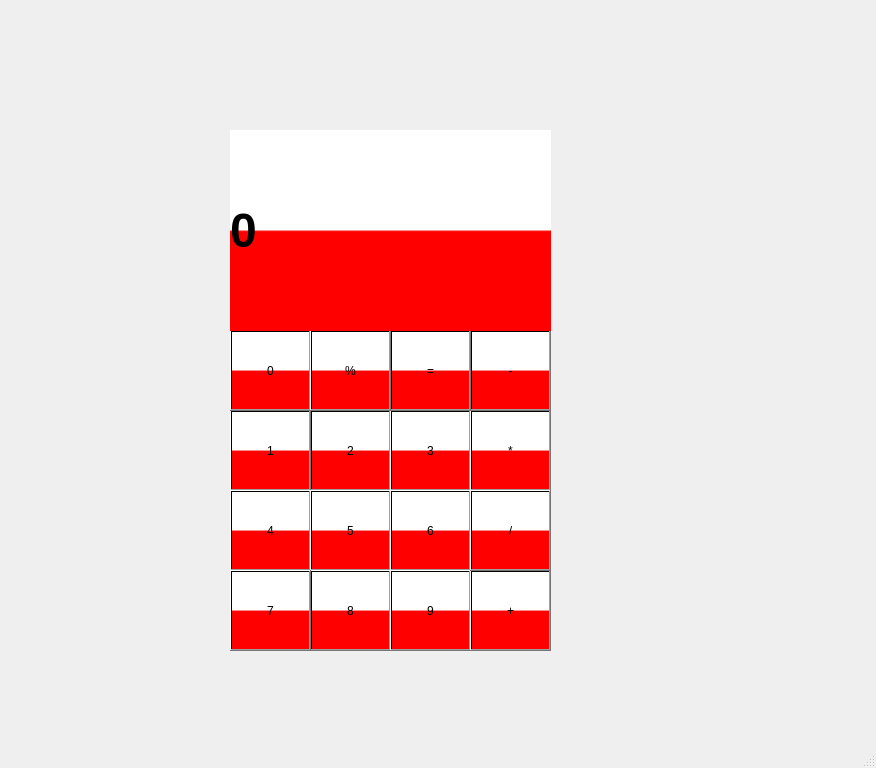
<?xml version="1.0" encoding="UTF-8"?>
<ui version="4.0">
 <class>MainWindow</class>
 <widget class="QMainWindow" name="MainWindow">
  <property name="geometry">
   <rect>
    <x>0</x>
    <y>0</y>
    <width>876</width>
    <height>768</height>
   </rect>
  </property>
  <property name="windowTitle">
   <string>MainWindow</string>
  </property>
  <widget class="QWidget" name="centralwidget">
   <widget class="QGroupBox" name="groupBox">
    <property name="geometry">
     <rect>
      <x>230</x>
      <y>130</y>
      <width>321</width>
      <height>521</height>
     </rect>
    </property>
    <property name="styleSheet">
     <string notr="true">
background-color: qlineargradient(spread:pad, x1:0, y1:0, x2:0, y2:1, stop:0 rgba(255, 255, 255, 255), stop:0.495 rgba(255, 255, 255, 255), stop:0.505 rgba(255, 0, 0, 255), stop:1 rgba(255, 0, 0, 255));</string>
    </property>
    <property name="title">
     <string>GODDAMN It's Calculator</string>
    </property>
    <widget class="QPushButton" name="btn2">
     <property name="geometry">
      <rect>
       <x>80</x>
       <y>280</y>
       <width>81</width>
       <height>81</height>
      </rect>
     </property>
     <property name="styleSheet">
      <string notr="true">font: 75 26pt &quot;MS Shell Dlg 2&quot;;
</string>
     </property>
     <property name="text">
      <string>2</string>
     </property>
    </widget>
    <widget class="QPushButton" name="btn1">
     <property name="geometry">
      <rect>
       <x>0</x>
       <y>280</y>
       <width>81</width>
       <height>81</height>
      </rect>
     </property>
     <property name="toolTip">
      <string>&lt;html&gt;&lt;head/&gt;&lt;body&gt;&lt;p&gt;&lt;br/&gt;&lt;/p&gt;&lt;/body&gt;&lt;/html&gt;</string>
     </property>
     <property name="styleSheet">
      <string notr="true">font: 26pt &quot;MS Shell Dlg 2&quot;;
</string>
     </property>
     <property name="text">
      <string>1</string>
     </property>
    </widget>
    <widget class="QPushButton" name="btn3">
     <property name="geometry">
      <rect>
       <x>160</x>
       <y>280</y>
       <width>81</width>
       <height>81</height>
      </rect>
     </property>
     <property name="toolTip">
      <string>&lt;html&gt;&lt;head/&gt;&lt;body&gt;&lt;p&gt;&lt;br/&gt;&lt;/p&gt;&lt;/body&gt;&lt;/html&gt;</string>
     </property>
     <property name="styleSheet">
      <string notr="true">font: 75 22pt &quot;MS Shell Dlg 2&quot;;
c</string>
     </property>
     <property name="text">
      <string>3</string>
     </property>
    </widget>
    <widget class="QPushButton" name="btnumno">
     <property name="geometry">
      <rect>
       <x>240</x>
       <y>280</y>
       <width>81</width>
       <height>81</height>
      </rect>
     </property>
     <property name="toolTip">
      <string>&lt;html&gt;&lt;head/&gt;&lt;body&gt;&lt;p&gt;&lt;br/&gt;&lt;/p&gt;&lt;/body&gt;&lt;/html&gt;</string>
     </property>
     <property name="styleSheet">
      <string notr="true">font: 26pt &quot;MS Shell Dlg 2&quot;;
</string>
     </property>
     <property name="text">
      <string>*</string>
     </property>
    </widget>
    <widget class="QPushButton" name="btn4">
     <property name="geometry">
      <rect>
       <x>0</x>
       <y>360</y>
       <width>81</width>
       <height>81</height>
      </rect>
     </property>
     <property name="toolTip">
      <string>&lt;html&gt;&lt;head/&gt;&lt;body&gt;&lt;p&gt;&lt;br/&gt;&lt;/p&gt;&lt;/body&gt;&lt;/html&gt;</string>
     </property>
     <property name="styleSheet">
      <string notr="true">font: 75 22pt &quot;MS Shell Dlg 2&quot;;</string>
     </property>
     <property name="text">
      <string>4</string>
     </property>
    </widget>
    <widget class="QPushButton" name="btn5">
     <property name="geometry">
      <rect>
       <x>80</x>
       <y>360</y>
       <width>81</width>
       <height>81</height>
      </rect>
     </property>
     <property name="toolTip">
      <string>&lt;html&gt;&lt;head/&gt;&lt;body&gt;&lt;p&gt;&lt;br/&gt;&lt;/p&gt;&lt;/body&gt;&lt;/html&gt;</string>
     </property>
     <property name="styleSheet">
      <string notr="true">font: 75 22pt &quot;MS Shell Dlg 2&quot;;</string>
     </property>
     <property name="text">
      <string>5</string>
     </property>
    </widget>
    <widget class="QPushButton" name="btn6">
     <property name="geometry">
      <rect>
       <x>160</x>
       <y>360</y>
       <width>81</width>
       <height>81</height>
      </rect>
     </property>
     <property name="toolTip">
      <string>&lt;html&gt;&lt;head/&gt;&lt;body&gt;&lt;p&gt;&lt;br/&gt;&lt;/p&gt;&lt;/body&gt;&lt;/html&gt;</string>
     </property>
     <property name="styleSheet">
      <string notr="true">font: 75 22pt &quot;MS Shell Dlg 2&quot;;</string>
     </property>
     <property name="text">
      <string>6</string>
     </property>
    </widget>
    <widget class="QPushButton" name="btn8">
     <property name="geometry">
      <rect>
       <x>80</x>
       <y>440</y>
       <width>81</width>
       <height>81</height>
      </rect>
     </property>
     <property name="toolTip">
      <string>&lt;html&gt;&lt;head/&gt;&lt;body&gt;&lt;p&gt;&lt;br/&gt;&lt;/p&gt;&lt;/body&gt;&lt;/html&gt;</string>
     </property>
     <property name="styleSheet">
      <string notr="true">font: 75 22pt &quot;MS Shell Dlg 2&quot;;</string>
     </property>
     <property name="text">
      <string>8</string>
     </property>
    </widget>
    <widget class="QPushButton" name="btn7">
     <property name="geometry">
      <rect>
       <x>0</x>
       <y>440</y>
       <width>81</width>
       <height>81</height>
      </rect>
     </property>
     <property name="toolTip">
      <string>&lt;html&gt;&lt;head/&gt;&lt;body&gt;&lt;p&gt;&lt;br/&gt;&lt;/p&gt;&lt;/body&gt;&lt;/html&gt;</string>
     </property>
     <property name="styleSheet">
      <string notr="true">font: 75 22pt &quot;MS Shell Dlg 2&quot;;</string>
     </property>
     <property name="text">
      <string>7</string>
     </property>
    </widget>
    <widget class="QPushButton" name="btn9">
     <property name="geometry">
      <rect>
       <x>160</x>
       <y>440</y>
       <width>81</width>
       <height>81</height>
      </rect>
     </property>
     <property name="toolTip">
      <string>&lt;html&gt;&lt;head/&gt;&lt;body&gt;&lt;p&gt;&lt;br/&gt;&lt;/p&gt;&lt;/body&gt;&lt;/html&gt;</string>
     </property>
     <property name="styleSheet">
      <string notr="true">font: 75 22pt &quot;MS Shell Dlg 2&quot;;</string>
     </property>
     <property name="text">
      <string>9</string>
     </property>
    </widget>
    <widget class="QPushButton" name="btnplus">
     <property name="geometry">
      <rect>
       <x>240</x>
       <y>440</y>
       <width>81</width>
       <height>81</height>
      </rect>
     </property>
     <property name="toolTip">
      <string>&lt;html&gt;&lt;head/&gt;&lt;body&gt;&lt;p&gt;&lt;br/&gt;&lt;/p&gt;&lt;/body&gt;&lt;/html&gt;</string>
     </property>
     <property name="styleSheet">
      <string notr="true">font: 75 22pt &quot;MS Shell Dlg 2&quot;;</string>
     </property>
     <property name="text">
      <string>+</string>
     </property>
    </widget>
    <widget class="QPushButton" name="btnR1">
     <property name="geometry">
      <rect>
       <x>240</x>
       <y>360</y>
       <width>81</width>
       <height>81</height>
      </rect>
     </property>
     <property name="toolTip">
      <string>&lt;html&gt;&lt;head/&gt;&lt;body&gt;&lt;p&gt;&lt;br/&gt;&lt;/p&gt;&lt;/body&gt;&lt;/html&gt;</string>
     </property>
     <property name="styleSheet">
      <string notr="true">font: 75 22pt &quot;MS Shell Dlg 2&quot;;</string>
     </property>
     <property name="text">
      <string>/</string>
     </property>
    </widget>
    <widget class="QPushButton" name="btn0">
     <property name="geometry">
      <rect>
       <x>0</x>
       <y>200</y>
       <width>81</width>
       <height>81</height>
      </rect>
     </property>
     <property name="toolTip">
      <string>&lt;html&gt;&lt;head/&gt;&lt;body&gt;&lt;p&gt;&lt;br/&gt;&lt;/p&gt;&lt;/body&gt;&lt;/html&gt;</string>
     </property>
     <property name="styleSheet">
      <string notr="true">font: 26pt &quot;MS Shell Dlg 2&quot;;
</string>
     </property>
     <property name="text">
      <string>0</string>
     </property>
    </widget>
    <widget class="QPushButton" name="btnminus">
     <property name="geometry">
      <rect>
       <x>240</x>
       <y>200</y>
       <width>81</width>
       <height>81</height>
      </rect>
     </property>
     <property name="toolTip">
      <string>&lt;html&gt;&lt;head/&gt;&lt;body&gt;&lt;p&gt;&lt;br/&gt;&lt;/p&gt;&lt;/body&gt;&lt;/html&gt;</string>
     </property>
     <property name="styleSheet">
      <string notr="true">font: 75 22pt &quot;MS Shell Dlg 2&quot;;
</string>
     </property>
     <property name="text">
      <string>-</string>
     </property>
    </widget>
    <widget class="QPushButton" name="btnravno">
     <property name="geometry">
      <rect>
       <x>160</x>
       <y>200</y>
       <width>81</width>
       <height>81</height>
      </rect>
     </property>
     <property name="toolTip">
      <string>&lt;html&gt;&lt;head/&gt;&lt;body&gt;&lt;p&gt;&lt;br/&gt;&lt;/p&gt;&lt;/body&gt;&lt;/html&gt;</string>
     </property>
     <property name="styleSheet">
      <string notr="true">font: 75 22pt &quot;MS Shell Dlg 2&quot;;
</string>
     </property>
     <property name="text">
      <string>=</string>
     </property>
    </widget>
    <widget class="QPushButton" name="btnR">
     <property name="geometry">
      <rect>
       <x>80</x>
       <y>200</y>
       <width>81</width>
       <height>81</height>
      </rect>
     </property>
     <property name="styleSheet">
      <string notr="true">font: 75 26pt &quot;MS Shell Dlg 2&quot;;
</string>
     </property>
     <property name="text">
      <string>%</string>
     </property>
    </widget>
    <widget class="QLabel" name="label">
     <property name="geometry">
      <rect>
       <x>0</x>
       <y>0</y>
       <width>321</width>
       <height>201</height>
      </rect>
     </property>
     <property name="font">
      <font>
       <pointsize>36</pointsize>
       <weight>75</weight>
       <bold>true</bold>
      </font>
     </property>
     <property name="styleSheet">
      <string notr="true"/>
     </property>
     <property name="text">
      <string>0</string>
     </property>
    </widget>
   </widget>
  </widget>
  <widget class="QMenuBar" name="menubar">
   <property name="geometry">
    <rect>
     <x>0</x>
     <y>0</y>
     <width>876</width>
     <height>26</height>
    </rect>
   </property>
  </widget>
  <widget class="QStatusBar" name="statusbar"/>
 </widget>
 <resources/>
 <connections/>
</ui>
